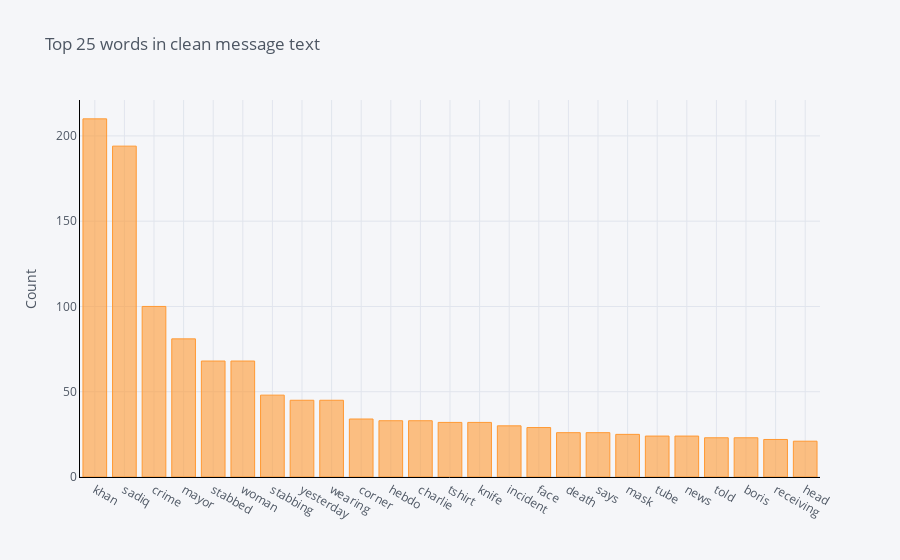
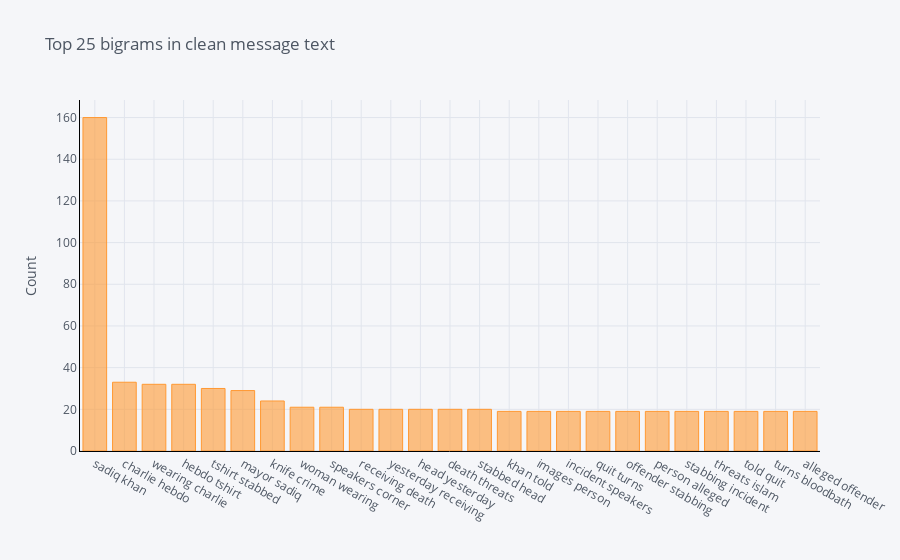
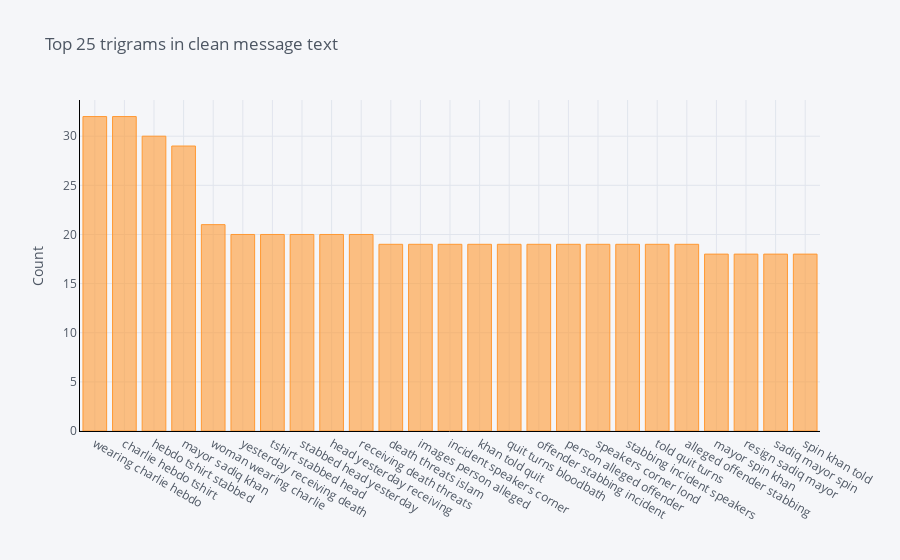

These figures' notebook cell, in order:
### Code cell
tw_nlp.plot_ngrams(pruned_tweets[pruned_tweets.target==0], 'Clean_MessageText')

### Figure 1 — Plotly figure (JSON) as saved in the notebook; plotly's stock layout.template omitted (floating-point values rounded to 4 significant figures)
{"data": [{"marker": {"color": "rgba(255, 153, 51, 0.6)", "line": {"color": "rgba(255, 153, 51, 1.0)", "width": 1}}, "name": "count", "orientation": "v", "text": "", "type": "bar", "x": ["khan", "sadiq", "crime", "mayor", "stabbed", "woman", "stabbing", "yesterday", "wearing", "corner", "hebdo", "charlie", "tshirt", "knife", "incident", "face", "death", "says", "mask", "tube", "news", "told", "boris", "receiving", "head"], "y": [210, 194, 100, 81, 68, 68, 48, 45, 45, 34, 33, 33, 32, 32, 30, 29, 26, 26, 25, 24, 24, 23, 23, 22, 21]}], "layout": {"legend": {"bgcolor": "#F5F6F9", "font": {"color": "#4D5663"}}, "paper_bgcolor": "#F5F6F9", "plot_bgcolor": "#F5F6F9", "title": {"font": {"color": "#4D5663"}, "text": "Top 25 words in clean message text"}, "xaxis": {"gridcolor": "#E1E5ED", "linecolor": "black", "showgrid": true, "tickfont": {"color": "#4D5663"}, "title": {"font": {"color": "#4D5663"}, "text": ""}, "zerolinecolor": "#E1E5ED"}, "yaxis": {"gridcolor": "#E1E5ED", "linecolor": "black", "showgrid": true, "tickfont": {"color": "#4D5663"}, "title": {"font": {"color": "#4D5663"}, "text": "Count"}, "zerolinecolor": "#E1E5ED"}}}

### Figure 2 — Plotly figure (JSON) as saved in the notebook; plotly's stock layout.template omitted (floating-point values rounded to 4 significant figures)
{"data": [{"marker": {"color": "rgba(255, 153, 51, 0.6)", "line": {"color": "rgba(255, 153, 51, 1.0)", "width": 1}}, "name": "count", "orientation": "v", "text": "", "type": "bar", "x": ["sadiq khan", "charlie hebdo", "wearing charlie", "hebdo tshirt", "tshirt stabbed", "mayor sadiq", "knife crime", "woman wearing", "speakers corner", "receiving death", "yesterday receiving", "head yesterday", "death threats", "stabbed head", "khan told", "images person", "incident speakers", "quit turns", "offender stabbing", "person alleged", "stabbing incident", "threats islam", "told quit", "turns bloodbath", "alleged offender"], "y": [160, 33, 32, 32, 30, 29, 24, 21, 21, 20, 20, 20, 20, 20, 19, 19, 19, 19, 19, 19, 19, 19, 19, 19, 19]}], "layout": {"legend": {"bgcolor": "#F5F6F9", "font": {"color": "#4D5663"}}, "paper_bgcolor": "#F5F6F9", "plot_bgcolor": "#F5F6F9", "title": {"font": {"color": "#4D5663"}, "text": "Top 25 bigrams in clean message text"}, "xaxis": {"gridcolor": "#E1E5ED", "linecolor": "black", "showgrid": true, "tickfont": {"color": "#4D5663"}, "title": {"font": {"color": "#4D5663"}, "text": ""}, "zerolinecolor": "#E1E5ED"}, "yaxis": {"gridcolor": "#E1E5ED", "linecolor": "black", "showgrid": true, "tickfont": {"color": "#4D5663"}, "title": {"font": {"color": "#4D5663"}, "text": "Count"}, "zerolinecolor": "#E1E5ED"}}}

### Figure 3 — Plotly figure (JSON) as saved in the notebook; plotly's stock layout.template omitted (floating-point values rounded to 4 significant figures)
{"data": [{"marker": {"color": "rgba(255, 153, 51, 0.6)", "line": {"color": "rgba(255, 153, 51, 1.0)", "width": 1}}, "name": "count", "orientation": "v", "text": "", "type": "bar", "x": ["wearing charlie hebdo", "charlie hebdo tshirt", "hebdo tshirt stabbed", "mayor sadiq khan", "woman wearing charlie", "yesterday receiving death", "tshirt stabbed head", "stabbed head yesterday", "head yesterday receiving", "receiving death threats", "death threats islam", "images person alleged", "incident speakers corner", "khan told quit", "quit turns bloodbath", "offender stabbing incident", "person alleged offender", "speakers corner lond", "stabbing incident speakers", "told quit turns", "alleged offender stabbing", "mayor spin khan", "resign sadiq mayor", "sadiq mayor spin", "spin khan told"], "y": [32, 32, 30, 29, 21, 20, 20, 20, 20, 20, 19, 19, 19, 19, 19, 19, 19, 19, 19, 19, 19, 18, 18, 18, 18]}], "layout": {"legend": {"bgcolor": "#F5F6F9", "font": {"color": "#4D5663"}}, "paper_bgcolor": "#F5F6F9", "plot_bgcolor": "#F5F6F9", "title": {"font": {"color": "#4D5663"}, "text": "Top 25 trigrams in clean message text"}, "xaxis": {"gridcolor": "#E1E5ED", "linecolor": "black", "showgrid": true, "tickfont": {"color": "#4D5663"}, "title": {"font": {"color": "#4D5663"}, "text": ""}, "zerolinecolor": "#E1E5ED"}, "yaxis": {"gridcolor": "#E1E5ED", "linecolor": "black", "showgrid": true, "tickfont": {"color": "#4D5663"}, "title": {"font": {"color": "#4D5663"}, "text": "Count"}, "zerolinecolor": "#E1E5ED"}}}
